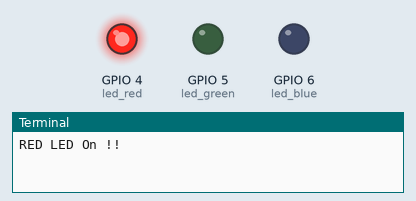
Simulated run of this program. Board: Raspberry Pi (BCM pin numbers). Parts: output pins drawn as LEDs (lit = HIGH), the last lines printed to the terminal. At 60.0 s the program stops and its outputs stay as they are.

Above: at 0.2 s.
At 1.2 s:
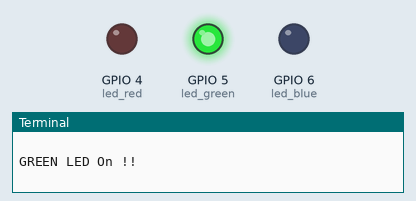
At 2.2 s:
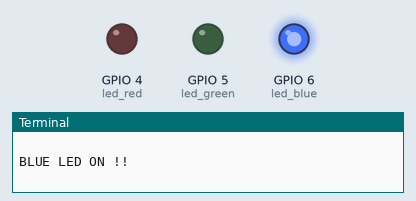
At 5.7 s:
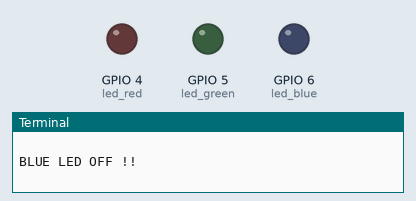
Timing chart, 0 to 6.9 s (numbered marks = the images above):
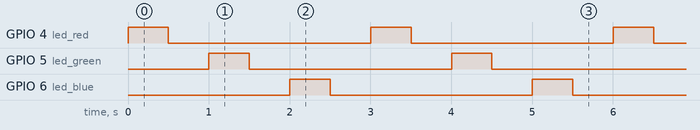

Measured:
- by itself, GPIO 4 (led_red), GPIO 5 (led_green), GPIO 6 (led_blue): alternates HIGH for 0.50 s and LOW for 2.5 s
- by itself, everything shown: repeats every 3.0 s, in 6 steps

The program:

LKJmission013001.py
```python
import RPi.GPIO as GPIO
import time

led_red = 4
led_green = 5
led_blue = 6

GPIO.setmode(GPIO.BCM)

GPIO.setup(led_red, GPIO.OUT)
GPIO.setup(led_green, GPIO.OUT)
GPIO.setup(led_blue, GPIO.OUT)


try:
	i=0
	while i<20 :
		i=i+1
		GPIO.output(led_red, True)
		print("RED LED On !! \n");
		time.sleep(0.5)
		GPIO.output(led_red, False)
		print("RED LED OFF !! \n");
		time.sleep(0.5)
		GPIO.output(led_green, True)
		print("GREEN LED On !! \n");
		time.sleep(0.5)
		GPIO.output(led_green, False)
		print("GREEN LED OFF !! \n");
		time.sleep(0.5)
		GPIO.output(led_blue, True)
		print("BLUE LED ON !! \n");
		time.sleep(0.5)
		GPIO.output(led_blue, False)
		print("BLUE LED OFF !! \n");
		time.sleep(0.5)

except KeyboardInterrupt:
	pass
GPIO.cleanup()
```
